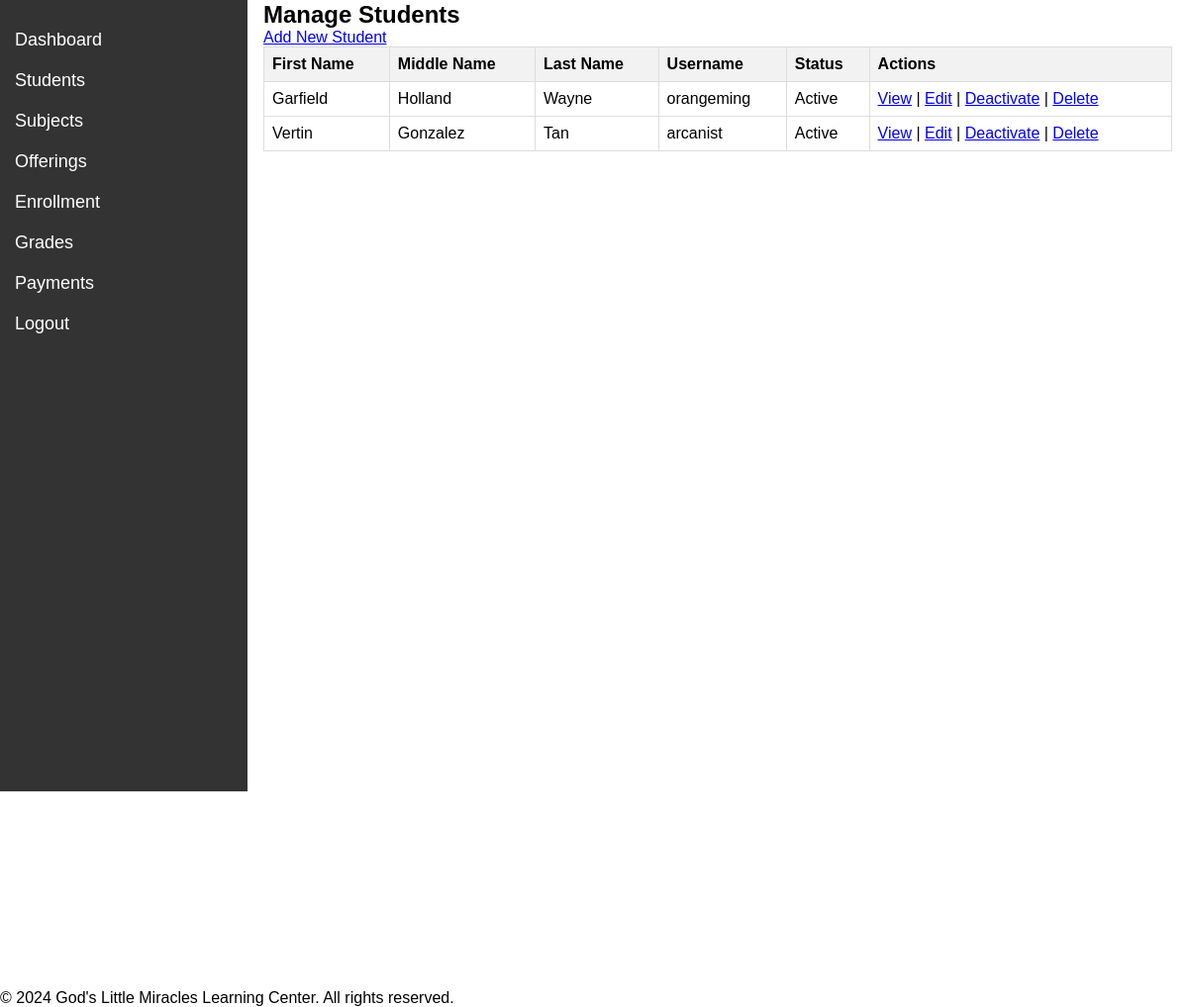
The app's page /teacher/manage_students.php (signed in), older data.
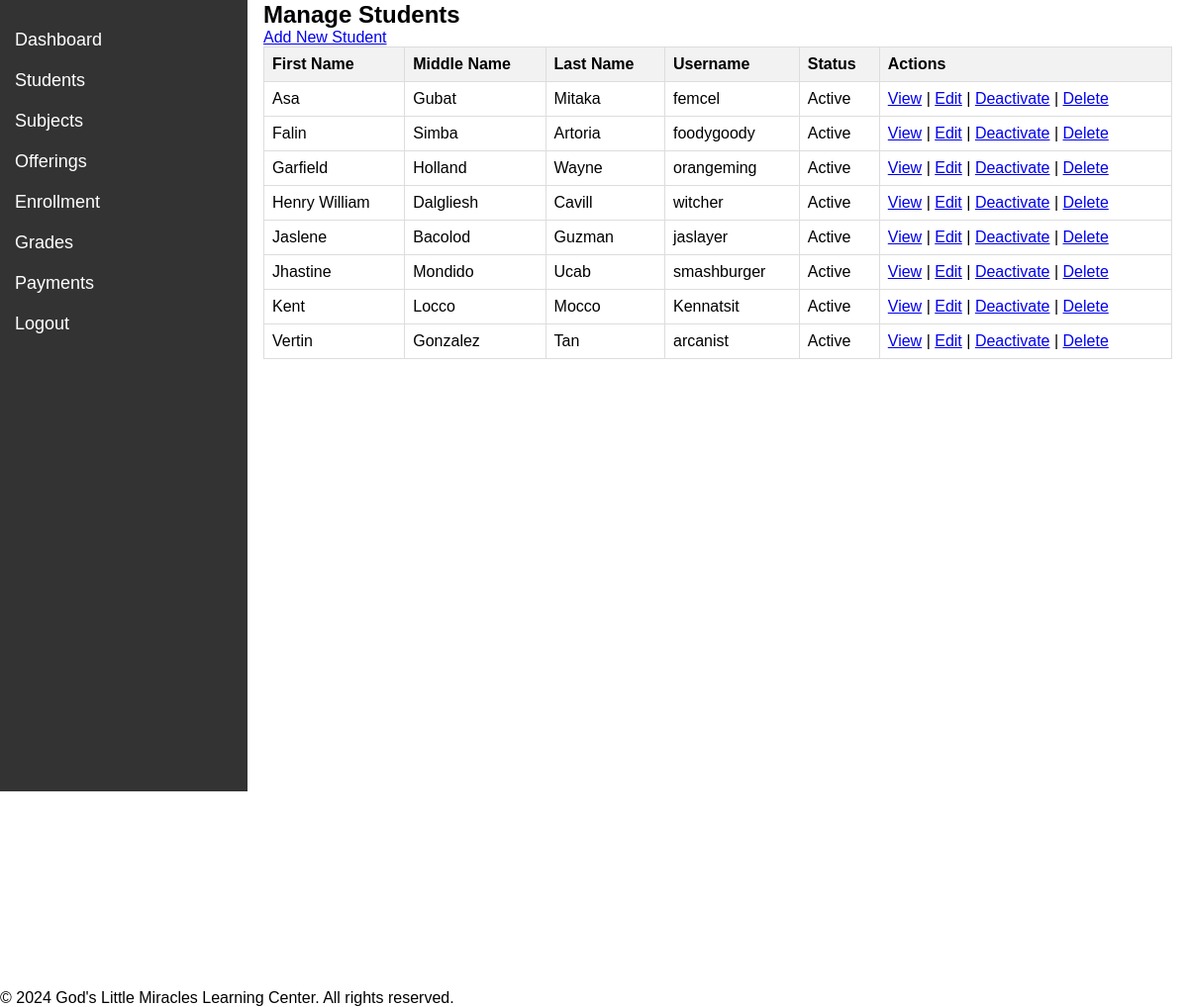
The same page, newer data.
### tables this page shows
CREATE TABLE `students` (
  `StudentID` int(11) NOT NULL,
  `FirstName` varchar(100) DEFAULT NULL,
  `MiddleName` varchar(100) DEFAULT NULL,
  `LastName` varchar(100) DEFAULT NULL,
  `BirthDate` date DEFAULT NULL,
  `SpecialNeedsDetails` text DEFAULT NULL,
  `ParentGuardianContactInfo` varchar(255) DEFAULT NULL,
  `Username` varchar(50) DEFAULT NULL,
  `Password` varchar(255) DEFAULT NULL,
  `Status` varchar(10) DEFAULT 'Active'
);

### teacher/manage_students.php (the view, shortened to what this page needs)
<?php
require_once '../includes/config.php';
try {
    $stmt = $pdo->query("SELECT StudentID, FirstName, MiddleName, LastName, Username, Status FROM Students ORDER BY FirstName");
    $students = $stmt->fetchAll(PDO::FETCH_ASSOC);
} catch (PDOException $e) {
    die("ERROR: Could not connect. " . $e->getMessage());
}
?>
<!DOCTYPE html>
<html lang="en">
<head>
    <link rel="stylesheet" href="../css/teacher_style.css">
</head>
<body>
<?php include 'sidebar2.php'; ?>
<div class="teacher-content">
    <h2>Manage Students</h2>
    <a href="add_student.php" class="btn">Add New Student</a>
    <table>
        <thead>
            <tr>
                <th>First Name</th>
                <th>Middle Name</th>
                <th>Last Name</th>
                <th>Username</th>
                <th>Status</th>
                <th>Actions</th>
            </tr>
        </thead>
        <tbody>
            <?php foreach ($students as $student): ?>
            <tr>
                <td><?php echo htmlspecialchars($student['FirstName']); ?></td>
                <td><?php echo htmlspecialchars($student['MiddleName']); ?></td>
                <td><?php echo htmlspecialchars($student['LastName']); ?></td>
                <td><?php echo htmlspecialchars($student['Username']); ?></td>
                <td><?php echo htmlspecialchars($student['Status']); ?></td>
                <td>
                    <a href="view_student.php?id=<?php echo $student['StudentID']; ?>">View</a> |
                    <a href="edit_student.php?id=<?php echo $student['StudentID']; ?>">Edit</a> |
                    <?php echo ($student['Status'] === 'Active') ?
                        '<a href="deactivate_student.php?id=' . $student['StudentID'] . '">Deactivate</a>' :
                        '<a href="activate_student.php?id=' . $student['StudentID'] . '">Activate</a>'; ?> |
                    <a href="delete_student.php?id=<?php echo $student['StudentID']; ?>" onclick="return confirm('Are you sure you want to delete this student?');">Delete</a>
                </td>
            </tr>
            <?php endforeach; ?>
        </tbody>
    </table>
</div>
<?php include '../includes/footer.php'; ?>
</body>
</html>

Row changes from the older to the newer data that the page shows:
added students: FirstName "Asa", MiddleName "Gubat", LastName "Mitaka", Username "femcel", Status "Active"
added students: FirstName "Falin", MiddleName "Simba", LastName "Artoria", Username "foodygoody", Status "Active"
added students: FirstName "Henry William", MiddleName "Dalgliesh", LastName "Cavill", Username "witcher", Status "Active"
added students: FirstName "Jaslene", MiddleName "Bacolod", LastName "Guzman", Username "jaslayer", Status "Active"
added students: FirstName "Jhastine", MiddleName "Mondido", LastName "Ucab", Username "smashburger", Status "Active"
added students: FirstName "Kent", MiddleName "Locco", LastName "Mocco", Username "Kennatsit", Status "Active"
